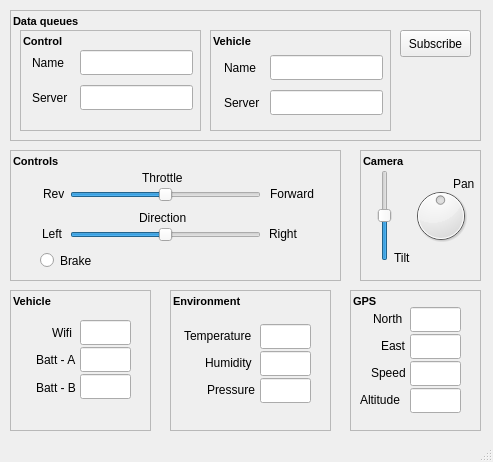
<?xml version="1.0" encoding="UTF-8"?>
<ui version="4.0">
 <class>MainWindow</class>
 <widget class="QMainWindow" name="MainWindow">
  <property name="geometry">
   <rect>
    <x>0</x>
    <y>0</y>
    <width>493</width>
    <height>462</height>
   </rect>
  </property>
  <property name="windowTitle">
   <string>Rover Monitor</string>
  </property>
  <widget class="QWidget" name="centralwidget">
   <widget class="QFrame" name="frame_controls">
    <property name="geometry">
     <rect>
      <x>10</x>
      <y>150</y>
      <width>331</width>
      <height>131</height>
     </rect>
    </property>
    <property name="frameShape">
     <enum>QFrame::StyledPanel</enum>
    </property>
    <property name="frameShadow">
     <enum>QFrame::Raised</enum>
    </property>
    <widget class="QLabel" name="label_rev">
     <property name="geometry">
      <rect>
       <x>33</x>
       <y>34</y>
       <width>21</width>
       <height>20</height>
      </rect>
     </property>
     <property name="text">
      <string>Rev</string>
     </property>
    </widget>
    <widget class="QLabel" name="label">
     <property name="geometry">
      <rect>
       <x>132</x>
       <y>20</y>
       <width>54</width>
       <height>15</height>
      </rect>
     </property>
     <property name="text">
      <string>Throttle</string>
     </property>
    </widget>
    <widget class="QLabel" name="label_direction">
     <property name="geometry">
      <rect>
       <x>129</x>
       <y>60</y>
       <width>54</width>
       <height>15</height>
      </rect>
     </property>
     <property name="text">
      <string>Direction</string>
     </property>
    </widget>
    <widget class="QLabel" name="label_forward">
     <property name="geometry">
      <rect>
       <x>260</x>
       <y>34</y>
       <width>54</width>
       <height>20</height>
      </rect>
     </property>
     <property name="text">
      <string>Forward</string>
     </property>
    </widget>
    <widget class="QLabel" name="label_left">
     <property name="geometry">
      <rect>
       <x>32</x>
       <y>74</y>
       <width>31</width>
       <height>20</height>
      </rect>
     </property>
     <property name="text">
      <string>Left</string>
     </property>
    </widget>
    <widget class="QLabel" name="label_right">
     <property name="geometry">
      <rect>
       <x>259</x>
       <y>74</y>
       <width>41</width>
       <height>20</height>
      </rect>
     </property>
     <property name="text">
      <string>Right</string>
     </property>
    </widget>
    <widget class="QLabel" name="lbl_control">
     <property name="geometry">
      <rect>
       <x>3</x>
       <y>3</y>
       <width>81</width>
       <height>16</height>
      </rect>
     </property>
     <property name="font">
      <font>
       <pointsize>8</pointsize>
       <weight>75</weight>
       <bold>true</bold>
      </font>
     </property>
     <property name="text">
      <string>Controls</string>
     </property>
    </widget>
    <widget class="QSlider" name="slider_throttle">
     <property name="geometry">
      <rect>
       <x>60</x>
       <y>30</y>
       <width>191</width>
       <height>29</height>
      </rect>
     </property>
     <property name="minimum">
      <number>-100</number>
     </property>
     <property name="maximum">
      <number>100</number>
     </property>
     <property name="tracking">
      <bool>true</bool>
     </property>
     <property name="orientation">
      <enum>Qt::Horizontal</enum>
     </property>
     <property name="tickPosition">
      <enum>QSlider::NoTicks</enum>
     </property>
    </widget>
    <widget class="QSlider" name="slider_direction">
     <property name="geometry">
      <rect>
       <x>60</x>
       <y>70</y>
       <width>191</width>
       <height>29</height>
      </rect>
     </property>
     <property name="minimum">
      <number>-100</number>
     </property>
     <property name="maximum">
      <number>100</number>
     </property>
     <property name="tracking">
      <bool>true</bool>
     </property>
     <property name="orientation">
      <enum>Qt::Horizontal</enum>
     </property>
     <property name="tickPosition">
      <enum>QSlider::NoTicks</enum>
     </property>
    </widget>
    <widget class="QRadioButton" name="rb_brake">
     <property name="geometry">
      <rect>
       <x>30</x>
       <y>100</y>
       <width>100</width>
       <height>21</height>
      </rect>
     </property>
     <property name="text">
      <string>Brake</string>
     </property>
    </widget>
   </widget>
   <widget class="QFrame" name="frame_gps">
    <property name="geometry">
     <rect>
      <x>350</x>
      <y>290</y>
      <width>131</width>
      <height>141</height>
     </rect>
    </property>
    <property name="frameShape">
     <enum>QFrame::StyledPanel</enum>
    </property>
    <property name="frameShadow">
     <enum>QFrame::Raised</enum>
    </property>
    <widget class="QLabel" name="lbl_altitude">
     <property name="geometry">
      <rect>
       <x>10</x>
       <y>100</y>
       <width>51</width>
       <height>20</height>
      </rect>
     </property>
     <property name="text">
      <string>Altitude</string>
     </property>
    </widget>
    <widget class="QLabel" name="lbl_east">
     <property name="geometry">
      <rect>
       <x>31</x>
       <y>46</y>
       <width>31</width>
       <height>20</height>
      </rect>
     </property>
     <property name="text">
      <string>East</string>
     </property>
    </widget>
    <widget class="QLabel" name="lbl_speed">
     <property name="geometry">
      <rect>
       <x>21</x>
       <y>73</y>
       <width>41</width>
       <height>20</height>
      </rect>
     </property>
     <property name="text">
      <string>Speed</string>
     </property>
    </widget>
    <widget class="QLabel" name="lbl_north">
     <property name="geometry">
      <rect>
       <x>23</x>
       <y>19</y>
       <width>41</width>
       <height>20</height>
      </rect>
     </property>
     <property name="text">
      <string>North</string>
     </property>
    </widget>
    <widget class="QLabel" name="lbl_gps">
     <property name="geometry">
      <rect>
       <x>3</x>
       <y>3</y>
       <width>81</width>
       <height>16</height>
      </rect>
     </property>
     <property name="font">
      <font>
       <pointsize>8</pointsize>
       <weight>75</weight>
       <bold>true</bold>
      </font>
     </property>
     <property name="text">
      <string>GPS</string>
     </property>
    </widget>
    <widget class="QLineEdit" name="tb_north">
     <property name="geometry">
      <rect>
       <x>60</x>
       <y>17</y>
       <width>51</width>
       <height>25</height>
      </rect>
     </property>
    </widget>
    <widget class="QLineEdit" name="tb_east">
     <property name="geometry">
      <rect>
       <x>60</x>
       <y>44</y>
       <width>51</width>
       <height>25</height>
      </rect>
     </property>
    </widget>
    <widget class="QLineEdit" name="tb_speed">
     <property name="geometry">
      <rect>
       <x>60</x>
       <y>71</y>
       <width>51</width>
       <height>25</height>
      </rect>
     </property>
    </widget>
    <widget class="QLineEdit" name="tb_altitude">
     <property name="geometry">
      <rect>
       <x>60</x>
       <y>98</y>
       <width>51</width>
       <height>25</height>
      </rect>
     </property>
    </widget>
   </widget>
   <widget class="QFrame" name="frame_environment">
    <property name="geometry">
     <rect>
      <x>170</x>
      <y>290</y>
      <width>161</width>
      <height>141</height>
     </rect>
    </property>
    <property name="frameShape">
     <enum>QFrame::StyledPanel</enum>
    </property>
    <property name="frameShadow">
     <enum>QFrame::Raised</enum>
    </property>
    <widget class="QLabel" name="lbl_pressure">
     <property name="geometry">
      <rect>
       <x>37</x>
       <y>90</y>
       <width>51</width>
       <height>20</height>
      </rect>
     </property>
     <property name="text">
      <string>Pressure</string>
     </property>
    </widget>
    <widget class="QLabel" name="lbl_humidity">
     <property name="geometry">
      <rect>
       <x>35</x>
       <y>63</y>
       <width>51</width>
       <height>20</height>
      </rect>
     </property>
     <property name="text">
      <string>Humidity</string>
     </property>
    </widget>
    <widget class="QLabel" name="lbl_temperature">
     <property name="geometry">
      <rect>
       <x>14</x>
       <y>36</y>
       <width>71</width>
       <height>20</height>
      </rect>
     </property>
     <property name="text">
      <string>Temperature</string>
     </property>
    </widget>
    <widget class="QLabel" name="lbl_environment">
     <property name="geometry">
      <rect>
       <x>3</x>
       <y>3</y>
       <width>81</width>
       <height>16</height>
      </rect>
     </property>
     <property name="font">
      <font>
       <pointsize>8</pointsize>
       <weight>75</weight>
       <bold>true</bold>
      </font>
     </property>
     <property name="text">
      <string>Environment</string>
     </property>
    </widget>
    <widget class="QLineEdit" name="tb_temperature">
     <property name="geometry">
      <rect>
       <x>90</x>
       <y>34</y>
       <width>51</width>
       <height>25</height>
      </rect>
     </property>
    </widget>
    <widget class="QLineEdit" name="tb_humidity">
     <property name="geometry">
      <rect>
       <x>90</x>
       <y>61</y>
       <width>51</width>
       <height>25</height>
      </rect>
     </property>
    </widget>
    <widget class="QLineEdit" name="tb_pressure">
     <property name="geometry">
      <rect>
       <x>90</x>
       <y>88</y>
       <width>51</width>
       <height>25</height>
      </rect>
     </property>
    </widget>
   </widget>
   <widget class="QFrame" name="frame_vehicle">
    <property name="geometry">
     <rect>
      <x>10</x>
      <y>290</y>
      <width>141</width>
      <height>141</height>
     </rect>
    </property>
    <property name="frameShape">
     <enum>QFrame::StyledPanel</enum>
    </property>
    <property name="frameShadow">
     <enum>QFrame::Raised</enum>
    </property>
    <widget class="QLabel" name="lbl_wifi">
     <property name="geometry">
      <rect>
       <x>42</x>
       <y>33</y>
       <width>31</width>
       <height>20</height>
      </rect>
     </property>
     <property name="text">
      <string>Wifi</string>
     </property>
    </widget>
    <widget class="QLabel" name="lbl_vehicle">
     <property name="geometry">
      <rect>
       <x>3</x>
       <y>3</y>
       <width>81</width>
       <height>16</height>
      </rect>
     </property>
     <property name="font">
      <font>
       <pointsize>8</pointsize>
       <weight>75</weight>
       <bold>true</bold>
      </font>
     </property>
     <property name="text">
      <string>Vehicle</string>
     </property>
    </widget>
    <widget class="QLabel" name="lbl_batt_a">
     <property name="geometry">
      <rect>
       <x>26</x>
       <y>60</y>
       <width>51</width>
       <height>20</height>
      </rect>
     </property>
     <property name="text">
      <string>Batt - A</string>
     </property>
    </widget>
    <widget class="QLabel" name="lbl_batt_b">
     <property name="geometry">
      <rect>
       <x>26</x>
       <y>88</y>
       <width>51</width>
       <height>20</height>
      </rect>
     </property>
     <property name="text">
      <string>Batt - B</string>
     </property>
    </widget>
    <widget class="QLineEdit" name="tb_wifi">
     <property name="geometry">
      <rect>
       <x>70</x>
       <y>30</y>
       <width>51</width>
       <height>25</height>
      </rect>
     </property>
    </widget>
    <widget class="QLineEdit" name="tb_batt_a">
     <property name="geometry">
      <rect>
       <x>70</x>
       <y>57</y>
       <width>51</width>
       <height>25</height>
      </rect>
     </property>
    </widget>
    <widget class="QLineEdit" name="tb_batt_b">
     <property name="geometry">
      <rect>
       <x>70</x>
       <y>84</y>
       <width>51</width>
       <height>25</height>
      </rect>
     </property>
    </widget>
   </widget>
   <widget class="QFrame" name="frame_camera">
    <property name="geometry">
     <rect>
      <x>360</x>
      <y>150</y>
      <width>121</width>
      <height>131</height>
     </rect>
    </property>
    <property name="frameShape">
     <enum>QFrame::StyledPanel</enum>
    </property>
    <property name="frameShadow">
     <enum>QFrame::Raised</enum>
    </property>
    <widget class="QSlider" name="slider_cam_tilt">
     <property name="geometry">
      <rect>
       <x>10</x>
       <y>20</y>
       <width>29</width>
       <height>91</height>
      </rect>
     </property>
     <property name="minimum">
      <number>-100</number>
     </property>
     <property name="maximum">
      <number>100</number>
     </property>
     <property name="orientation">
      <enum>Qt::Vertical</enum>
     </property>
    </widget>
    <widget class="QDial" name="dial_cam_pan">
     <property name="geometry">
      <rect>
       <x>50</x>
       <y>30</y>
       <width>61</width>
       <height>71</height>
      </rect>
     </property>
     <property name="minimum">
      <number>-100</number>
     </property>
     <property name="maximum">
      <number>100</number>
     </property>
    </widget>
    <widget class="QLabel" name="label_tilt">
     <property name="geometry">
      <rect>
       <x>34</x>
       <y>100</y>
       <width>21</width>
       <height>16</height>
      </rect>
     </property>
     <property name="text">
      <string>Tilt</string>
     </property>
    </widget>
    <widget class="QLabel" name="label_pan">
     <property name="geometry">
      <rect>
       <x>93</x>
       <y>26</y>
       <width>21</width>
       <height>16</height>
      </rect>
     </property>
     <property name="text">
      <string>Pan</string>
     </property>
    </widget>
    <widget class="QLabel" name="lbl_camera">
     <property name="geometry">
      <rect>
       <x>3</x>
       <y>3</y>
       <width>81</width>
       <height>16</height>
      </rect>
     </property>
     <property name="font">
      <font>
       <pointsize>8</pointsize>
       <weight>75</weight>
       <bold>true</bold>
      </font>
     </property>
     <property name="text">
      <string>Camera</string>
     </property>
    </widget>
   </widget>
   <widget class="QFrame" name="frame_queues">
    <property name="geometry">
     <rect>
      <x>10</x>
      <y>10</y>
      <width>471</width>
      <height>131</height>
     </rect>
    </property>
    <property name="frameShape">
     <enum>QFrame::StyledPanel</enum>
    </property>
    <property name="frameShadow">
     <enum>QFrame::Raised</enum>
    </property>
    <widget class="QPushButton" name="btn_subscribe">
     <property name="geometry">
      <rect>
       <x>390</x>
       <y>20</y>
       <width>71</width>
       <height>27</height>
      </rect>
     </property>
     <property name="text">
      <string>Subscribe</string>
     </property>
    </widget>
    <widget class="QLabel" name="lbl_queues">
     <property name="geometry">
      <rect>
       <x>3</x>
       <y>3</y>
       <width>81</width>
       <height>16</height>
      </rect>
     </property>
     <property name="font">
      <font>
       <pointsize>8</pointsize>
       <weight>75</weight>
       <bold>true</bold>
      </font>
     </property>
     <property name="text">
      <string>Data queues</string>
     </property>
    </widget>
    <widget class="QFrame" name="frame_control">
     <property name="geometry">
      <rect>
       <x>10</x>
       <y>20</y>
       <width>181</width>
       <height>101</height>
      </rect>
     </property>
     <property name="frameShape">
      <enum>QFrame::StyledPanel</enum>
     </property>
     <property name="frameShadow">
      <enum>QFrame::Raised</enum>
     </property>
     <widget class="QLabel" name="lbl_control_name">
      <property name="geometry">
       <rect>
        <x>12</x>
        <y>25</y>
        <width>41</width>
        <height>16</height>
       </rect>
      </property>
      <property name="text">
       <string>Name</string>
      </property>
     </widget>
     <widget class="QLineEdit" name="tb_control_server">
      <property name="geometry">
       <rect>
        <x>60</x>
        <y>55</y>
        <width>113</width>
        <height>25</height>
       </rect>
      </property>
     </widget>
     <widget class="QLineEdit" name="tb_control_name">
      <property name="geometry">
       <rect>
        <x>60</x>
        <y>20</y>
        <width>113</width>
        <height>25</height>
       </rect>
      </property>
     </widget>
     <widget class="QLabel" name="lbl_control_server">
      <property name="geometry">
       <rect>
        <x>12</x>
        <y>60</y>
        <width>41</width>
        <height>16</height>
       </rect>
      </property>
      <property name="text">
       <string>Server</string>
      </property>
     </widget>
     <widget class="QLabel" name="lbl_queue_control">
      <property name="geometry">
       <rect>
        <x>3</x>
        <y>3</y>
        <width>81</width>
        <height>16</height>
       </rect>
      </property>
      <property name="font">
       <font>
        <pointsize>8</pointsize>
        <weight>75</weight>
        <bold>true</bold>
       </font>
      </property>
      <property name="text">
       <string>Control</string>
      </property>
     </widget>
    </widget>
    <widget class="QFrame" name="frame_vehicle_2">
     <property name="geometry">
      <rect>
       <x>200</x>
       <y>20</y>
       <width>181</width>
       <height>101</height>
      </rect>
     </property>
     <property name="frameShape">
      <enum>QFrame::StyledPanel</enum>
     </property>
     <property name="frameShadow">
      <enum>QFrame::Raised</enum>
     </property>
     <widget class="QLabel" name="lbl_queue_vehicle">
      <property name="geometry">
       <rect>
        <x>3</x>
        <y>3</y>
        <width>81</width>
        <height>16</height>
       </rect>
      </property>
      <property name="font">
       <font>
        <pointsize>8</pointsize>
        <weight>75</weight>
        <bold>true</bold>
       </font>
      </property>
      <property name="text">
       <string>Vehicle</string>
      </property>
     </widget>
     <widget class="QLabel" name="lbl_vehicle_server">
      <property name="geometry">
       <rect>
        <x>14</x>
        <y>65</y>
        <width>41</width>
        <height>16</height>
       </rect>
      </property>
      <property name="text">
       <string>Server</string>
      </property>
     </widget>
     <widget class="QLabel" name="lbl_vehicle_name">
      <property name="geometry">
       <rect>
        <x>14</x>
        <y>30</y>
        <width>41</width>
        <height>16</height>
       </rect>
      </property>
      <property name="text">
       <string>Name</string>
      </property>
     </widget>
     <widget class="QLineEdit" name="tb_vehicle_name">
      <property name="geometry">
       <rect>
        <x>60</x>
        <y>25</y>
        <width>113</width>
        <height>25</height>
       </rect>
      </property>
     </widget>
     <widget class="QLineEdit" name="tb_vehicle_server">
      <property name="geometry">
       <rect>
        <x>60</x>
        <y>60</y>
        <width>113</width>
        <height>25</height>
       </rect>
      </property>
     </widget>
    </widget>
   </widget>
  </widget>
  <widget class="QStatusBar" name="statusbar"/>
 </widget>
 <resources/>
 <connections>
  <connection>
   <sender>btn_subscribe</sender>
   <signal>clicked()</signal>
   <receiver>MainWindow</receiver>
   <slot>queue_subscribe()</slot>
   <hints>
    <hint type="sourcelabel">
     <x>409</x>
     <y>47</y>
    </hint>
    <hint type="destinationlabel">
     <x>488</x>
     <y>57</y>
    </hint>
   </hints>
  </connection>
 </connections>
 <slots>
  <slot>queue_subscribe()</slot>
 </slots>
</ui>
